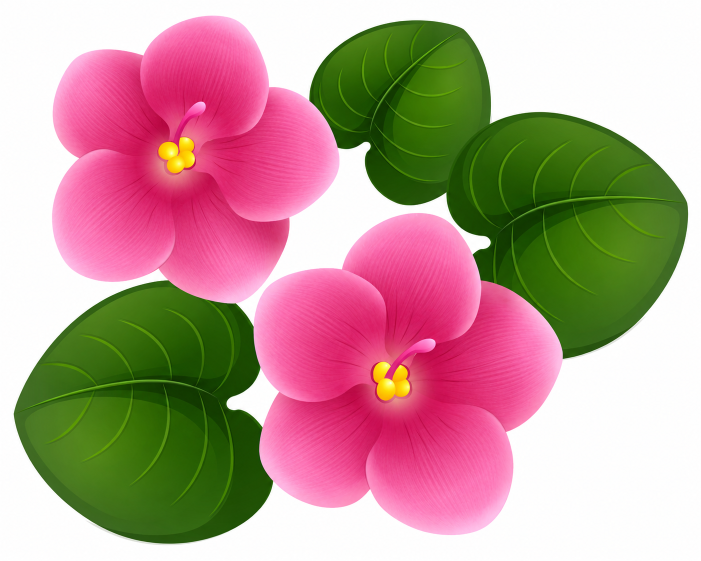
#> input picture source/428ebd7b-3e8e-48ea-b015-42f6a301159c (pink).png, 1402 x 1122 px (shown at 1/2 size); its folder holds only this picture in this run
$ python make_hybridizer_icons.py
#> lines starting #> are read from the running program, lines starting #| are printed output that depends on the picture; after the words box and inside, x2 and y2 are one past the last pixel; in counts of white or black regions, pixels touching at a corner belong together
### scripts/make_icons.py
"""Create the site icons in site/ from the illustration in source/.

One bloom is cropped from the illustration, the white background and the neighbouring leaves
are made transparent, and the result is written at the sizes browsers and phones ask for.
Needs Pillow (development only; the site itself does not):  .venv\\Scripts\\pip install pillow
Usage:  .venv\\Scripts\\python scripts\\make_icons.py
"""
from pathlib import Path

from PIL import Image, ImageFilter

ROOT = Path(__file__).resolve().parent.parent
SRC = ROOT / "source" / "lf3h_chlv_161216.jpg"
OUT = ROOT / "site"
ICONS = OUT / "icons"

# Crop box around the top-left bloom, as fractions of the 5244 x 4195 original.
BOX = (341 / 5244, 105 / 4195, 2594 / 5244, 2358 / 4195)


def largest_shape(mask):
    """Keep only the biggest connected opaque region of an 'L' mask (4-connected flood fill)."""
    w, h = mask.size
    px = mask.load()
    label = [[0] * w for _ in range(h)]
    best, best_n, n_labels = 0, 0, 0
    for sy in range(h):
        for sx in range(w):
            if px[sx, sy] <= 128 or label[sy][sx]:
                continue
            n_labels += 1
            stack, size = [(sx, sy)], 0
            label[sy][sx] = n_labels
            while stack:
                x, y = stack.pop()
                size += 1
                for nx, ny in ((x + 1, y), (x - 1, y), (x, y + 1), (x, y - 1)):
                    if 0 <= nx < w and 0 <= ny < h and not label[ny][nx] and px[nx, ny] > 128:
                        label[ny][nx] = n_labels
                        stack.append((nx, ny))
            if size > best_n:
                best, best_n = n_labels, size
    out = Image.new("L", (w, h), 0)
    op = out.load()
    for y in range(h):
        row = label[y]
        for x in range(w):
            if row[x] == best:
                op[x, y] = 255
    return out


# [44 lines left out: functions bloom, main, not called in this run]


# [2 lines that do not run on import are left out]

### scripts/make_hybridizer_icons.py
"""Create the icons of the Saintpaulia Hybridizer app (site/mycrosses/) from a pink bloom illustration in source/.

One bloom is cropped, the white background and the neighbouring leaf are made transparent, and the result is written at the sizes
browsers and phones ask for (same method as make_icons.py, which makes the main site's icons).
Needs Pillow (development only):  python scripts/make_hybridizer_icons.py
"""
from pathlib import Path

from PIL import Image, ImageFilter

from make_icons import largest_shape

ROOT = Path(__file__).resolve().parent.parent
SRC = ROOT / "source" / "428ebd7b-3e8e-48ea-b015-42f6a301159c (pink).png"
APP = ROOT / "site" / "mycrosses"
ICONS = APP / "icons"

BOX = (90, 25, 695, 620)      # the top-left bloom in the 1402 x 1122 original (a leaf tip is inside the box and is removed below)


def bloom():
    im = Image.open(SRC).convert("RGB").crop(BOX).resize((1024, 1024), Image.LANCZOS)
    px = im.load()
    alpha = Image.new("L", im.size, 255)
#> alpha: PIL image 1024x1024 L; every value is 255
    ap = alpha.load()
    for y in range(im.height):
        for x in range(im.width):
            r, g, b = px[x, y]
            white = r > 238 and g > 238 and b > 238
            green = g > r + 12 and g > b + 12                 # the leaf is green, the bloom pink and yellow
            if white or green:
                ap[x, y] = 0
    alpha = alpha.filter(ImageFilter.MinFilter(5))          # drop the pale fringe
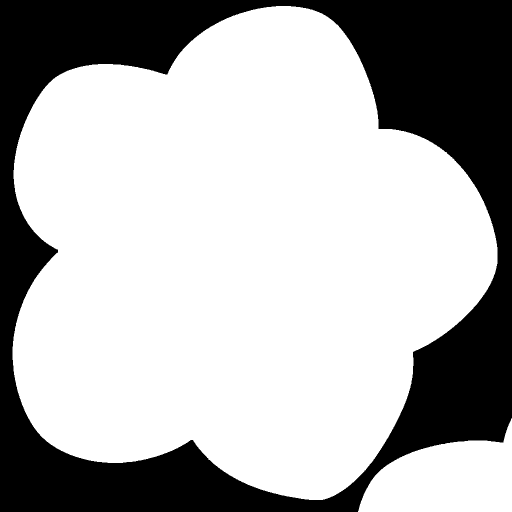
#> alpha: PIL image 1024x1024 L (shown at 1/2 size); 69.3% white; 1 black region, box (x1, y1, x2, y2) and area: (0, 0, 1024, 1024) 321877
    alpha = largest_shape(alpha).filter(ImageFilter.GaussianBlur(1.2))
#> in largest_shape, `out = Image.new("L", (w, h), 0)`: out: PIL image 1024x1024 L; every value is 0
    im.putalpha(alpha)
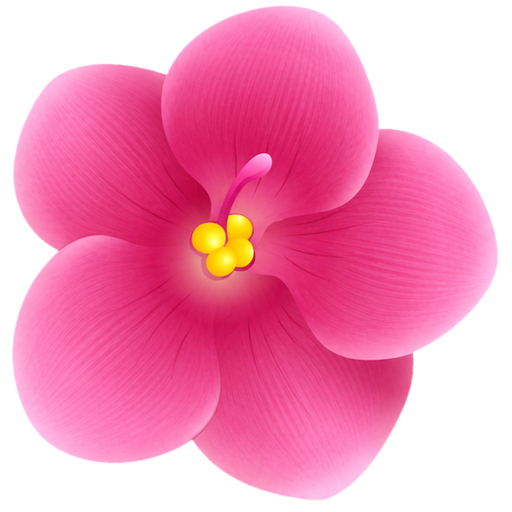
#> im: PIL image 1024x1024 RGBA (shown at 1/2 size); mean R, G, B, A 230.7, 131.2, 166.7, 167.8; transparent parts drawn white
    bbox = im.getchannel("A").point(lambda a: 255 if a > 20 else 0).getbbox()
#> bbox = (23, 10, 997, 1002)
    im = im.crop(bbox)
#> im: PIL image 974x992 RGBA
    side = max(im.size)
#> side = 992
    sq = Image.new("RGBA", (side, side), (0, 0, 0, 0))
#> sq: PIL image 992x992 RGBA; every value is 0
    sq.paste(im, ((side - im.width) // 2, (side - im.height) // 2))
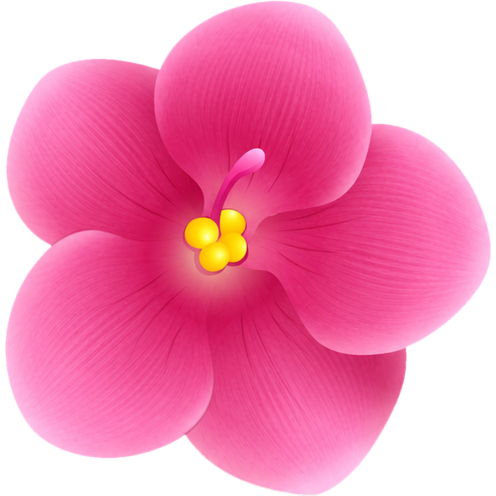
#> sq: PIL image 992x992 RGBA (shown at 1/2 size); mean R, G, B, A 229, 123.3, 162.6, 178.8; transparent parts drawn white
    pad = round(side * 0.04)
#> pad = 40
    out = Image.new("RGBA", (side + 2 * pad, side + 2 * pad), (0, 0, 0, 0))
#> out: PIL image 1072x1072 RGBA; every value is 0
    out.paste(sq, (pad, pad))
    return out


def main():
    ICONS.mkdir(parents=True, exist_ok=True)
    b = bloom()
    b.resize((512, 512), Image.LANCZOS).save(ICONS / "icon-512.png")
    b.resize((192, 192), Image.LANCZOS).save(ICONS / "icon-192.png")
    b.resize((96, 96), Image.LANCZOS).save(ICONS / "logo.png")          # header logo (shown at 32 px) and Home page (64 px)
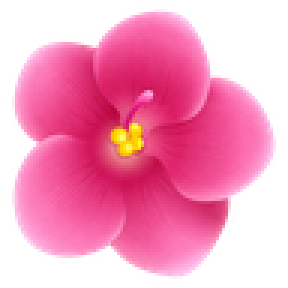
#> saved as logo.png: PIL image 96x96 RGBA (shown 3 times larger); mean R, G, B, A 155.2, 62.3, 99.7, 153.1; transparent parts drawn white
    tile = Image.new("RGBA", (180, 180), (253, 247, 250, 255))          # iOS home-screen icons cannot be transparent
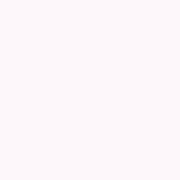
#> tile: PIL image 180x180 RGBA; mean R, G, B, A 253, 247, 250, 255
    small = b.resize((144, 144), Image.LANCZOS)
    tile.paste(small, (18, 18), small)
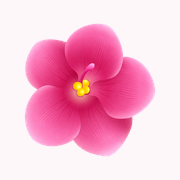
#> tile: PIL image 180x180 RGBA; mean R, G, B, A 246.7, 186.2, 210.5, 254.3; transparent parts drawn white
    tile.convert("RGB").save(ICONS / "apple-touch-icon.png")
    b.resize((64, 64), Image.LANCZOS).save(APP / "favicon.ico", sizes=[(16, 16), (32, 32), (48, 48), (64, 64)])
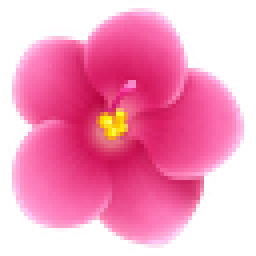
#> saved as favicon.ico: PIL image 64x64 RGBA (shown 4 times larger); mean R, G, B, A 161.2, 66, 104.5, 153.1; transparent parts drawn white
    print("wrote", ", ".join(sorted(p.name for p in ICONS.iterdir())), "and favicon.ico in", APP)


if __name__ == "__main__":
    main()
